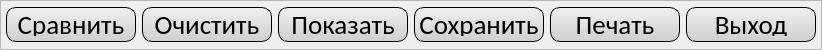
     <widget class="QFrame" name="frame_btn">
      <property name="minimumSize">
       <size>
        <width>0</width>
        <height>50</height>
       </size>
      </property>
      <property name="maximumSize">
       <size>
        <width>16777215</width>
        <height>50</height>
       </size>
      </property>
      <property name="frameShape">
       <enum>QFrame::StyledPanel</enum>
      </property>
      <property name="frameShadow">
       <enum>QFrame::Raised</enum>
      </property>
      <layout class="QHBoxLayout" name="horizontalLayout_2">
       <property name="leftMargin">
        <number>5</number>
       </property>
       <property name="topMargin">
        <number>5</number>
       </property>
       <property name="rightMargin">
        <number>5</number>
       </property>
       <property name="bottomMargin">
        <number>5</number>
       </property>
       <item>
        <widget class="QPushButton" name="btn_compare">
         <property name="minimumSize">
          <size>
           <width>130</width>
           <height>35</height>
          </size>
         </property>
         <property name="maximumSize">
          <size>
           <width>130</width>
           <height>35</height>
          </size>
         </property>
         <property name="font">
          <font>
           <family>Calibri</family>
           <pointsize>20</pointsize>
           <weight>50</weight>
           <bold>false</bold>
          </font>
         </property>
         <property name="styleSheet">
          <string notr="true">QPushButton 
{
	color: rgb(0, 0, 0);
	background-color: qlineargradient(spread:pad, x1:0.489, y1:0.0227273, x2:0.489, y2:1, stop:0 rgba(240, 240, 240, 255), stop:1 rgba(207, 207, 207, 255));

	border: 1px rgb(0, 0, 0);
	border-radius: 10px;

	border-style: outset;

	padding: 5px;
}

QPushButton:hover
{
	background-color: qlineargradient(spread:pad, x1:0.489, y1:0.0227273, x2:0.489, y2:1, stop:0 rgba(234, 246, 253, 255), stop:1 rgba(169, 219, 246, 255));
	
}
	

QPushButton:checked
{
	
	background-color: rgb(0, 0, 255);
	
}</string>
         </property>
         <property name="text">
          <string>Сравнить</string>
         </property>
        </widget>
       </item>
       <item>
        <widget class="QPushButton" name="btn_clier">
         <property name="minimumSize">
          <size>
           <width>130</width>
           <height>35</height>
          </size>
         </property>
         <property name="maximumSize">
          <size>
           <width>130</width>
           <height>35</height>
          </size>
         </property>
         <property name="font">
          <font>
           <family>Calibri</family>
           <pointsize>20</pointsize>
           <weight>50</weight>
           <bold>false</bold>
          </font>
         </property>
         <property name="styleSheet">
          <string notr="true">QPushButton 
{
	color: rgb(0, 0, 0);
	background-color: qlineargradient(spread:pad, x1:0.489, y1:0.0227273, x2:0.489, y2:1, stop:0 rgba(240, 240, 240, 255), stop:1 rgba(207, 207, 207, 255));

	border: 1px rgb(0, 0, 0);
	border-radius: 10px;

	border-style: outset;

	padding: 5px;
}

QPushButton:hover
{
	background-color: qlineargradient(spread:pad, x1:0.489, y1:0.0227273, x2:0.489, y2:1, stop:0 rgba(234, 246, 253, 255), stop:1 rgba(169, 219, 246, 255));
	
}
	

QPushButton:checked
{
	
	background-color: rgb(0, 0, 255);
	
}</string>
         </property>
         <property name="text">
          <string>Очистить</string>
         </property>
        </widget>
       </item>
       <item>
        <widget class="QPushButton" name="btn_show">
         <property name="minimumSize">
          <size>
           <width>130</width>
           <height>35</height>
          </size>
         </property>
         <property name="maximumSize">
          <size>
           <width>130</width>
           <height>35</height>
          </size>
         </property>
         <property name="font">
          <font>
           <family>Calibri</family>
           <pointsize>20</pointsize>
           <weight>50</weight>
           <bold>false</bold>
          </font>
         </property>
         <property name="styleSheet">
          <string notr="true">QPushButton 
{
	color: rgb(0, 0, 0);
	background-color: qlineargradient(spread:pad, x1:0.489, y1:0.0227273, x2:0.489, y2:1, stop:0 rgba(240, 240, 240, 255), stop:1 rgba(207, 207, 207, 255));

	border: 1px rgb(0, 0, 0);
	border-radius: 10px;

	border-style: outset;

	padding: 5px;
}

QPushButton:hover
{
	background-color: qlineargradient(spread:pad, x1:0.489, y1:0.0227273, x2:0.489, y2:1, stop:0 rgba(234, 246, 253, 255), stop:1 rgba(169, 219, 246, 255));
	
}
	

QPushButton:checked
{
	
	background-color: rgb(0, 0, 255);
	
}</string>
         </property>
         <property name="text">
          <string>Показать</string>
         </property>
        </widget>
       </item>
       <item>
        <widget class="QPushButton" name="btn_save">
         <property name="minimumSize">
          <size>
           <width>130</width>
           <height>35</height>
          </size>
         </property>
         <property name="maximumSize">
          <size>
           <width>130</width>
           <height>35</height>
          </size>
         </property>
         <property name="font">
          <font>
           <family>Calibri</family>
           <pointsize>20</pointsize>
           <weight>50</weight>
           <bold>false</bold>
          </font>
         </property>
         <property name="styleSheet">
          <string notr="true">QPushButton 
{
	color: rgb(0, 0, 0);
	background-color: qlineargradient(spread:pad, x1:0.489, y1:0.0227273, x2:0.489, y2:1, stop:0 rgba(240, 240, 240, 255), stop:1 rgba(207, 207, 207, 255));

	border: 1px rgb(0, 0, 0);
	border-radius: 10px;

	border-style: outset;

	padding: 5px;
}

QPushButton:hover
{
	background-color: qlineargradient(spread:pad, x1:0.489, y1:0.0227273, x2:0.489, y2:1, stop:0 rgba(234, 246, 253, 255), stop:1 rgba(169, 219, 246, 255));
	
}
	

QPushButton:checked
{
	
	background-color: rgb(0, 0, 255);
	
}</string>
         </property>
         <property name="text">
          <string>Сохранить</string>
         </property>
        </widget>
       </item>
       <item>
        <widget class="QPushButton" name="btn_print">
         <property name="minimumSize">
          <size>
           <width>130</width>
           <height>35</height>
          </size>
         </property>
         <property name="maximumSize">
          <size>
           <width>130</width>
           <height>35</height>
          </size>
         </property>
         <property name="font">
          <font>
           <family>Calibri</family>
           <pointsize>20</pointsize>
           <weight>50</weight>
           <bold>false</bold>
          </font>
         </property>
         <property name="styleSheet">
          <string notr="true">QPushButton 
{
	color: rgb(0, 0, 0);
	background-color: qlineargradient(spread:pad, x1:0.489, y1:0.0227273, x2:0.489, y2:1, stop:0 rgba(240, 240, 240, 255), stop:1 rgba(207, 207, 207, 255));

	border: 1px rgb(0, 0, 0);
	border-radius: 10px;

	border-style: outset;

	padding: 5px;
}

QPushButton:hover
{
	background-color: qlineargradient(spread:pad, x1:0.489, y1:0.0227273, x2:0.489, y2:1, stop:0 rgba(234, 246, 253, 255), stop:1 rgba(169, 219, 246, 255));
	
}
	

QPushButton:checked
{
	
	background-color: rgb(0, 0, 255);
	
}</string>
         </property>
         <property name="text">
          <string>Печать</string>
         </property>
        </widget>
       </item>
       <item>
        <widget class="QPushButton" name="btn_exit">
         <property name="minimumSize">
          <size>
           <width>130</width>
           <height>35</height>
          </size>
         </property>
         <property name="maximumSize">
          <size>
           <width>130</width>
           <height>35</height>
          </size>
         </property>
         <property name="font">
          <font>
           <family>Calibri</family>
           <pointsize>20</pointsize>
           <weight>50</weight>
           <bold>false</bold>
          </font>
         </property>
         <property name="styleSheet">
          <string notr="true">QPushButton 
{
	color: rgb(0, 0, 0);
	background-color: qlineargradient(spread:pad, x1:0.489, y1:0.0227273, x2:0.489, y2:1, stop:0 rgba(240, 240, 240, 255), stop:1 rgba(207, 207, 207, 255));

	border: 1px rgb(0, 0, 0);
	border-radius: 10px;

	border-style: outset;

	padding: 5px;
}

QPushButton:hover
{
	background-color: qlineargradient(spread:pad, x1:0.489, y1:0.0227273, x2:0.489, y2:1, stop:0 rgba(234, 246, 253, 255), stop:1 rgba(169, 219, 246, 255));
	
}
	

QPushButton:checked
{
	
	background-color: rgb(0, 0, 255);
	
}</string>
         </property>
         <property name="text">
          <string>Выход</string>
         </property>
        </widget>
       </item>
      </layout>
     </widget>
